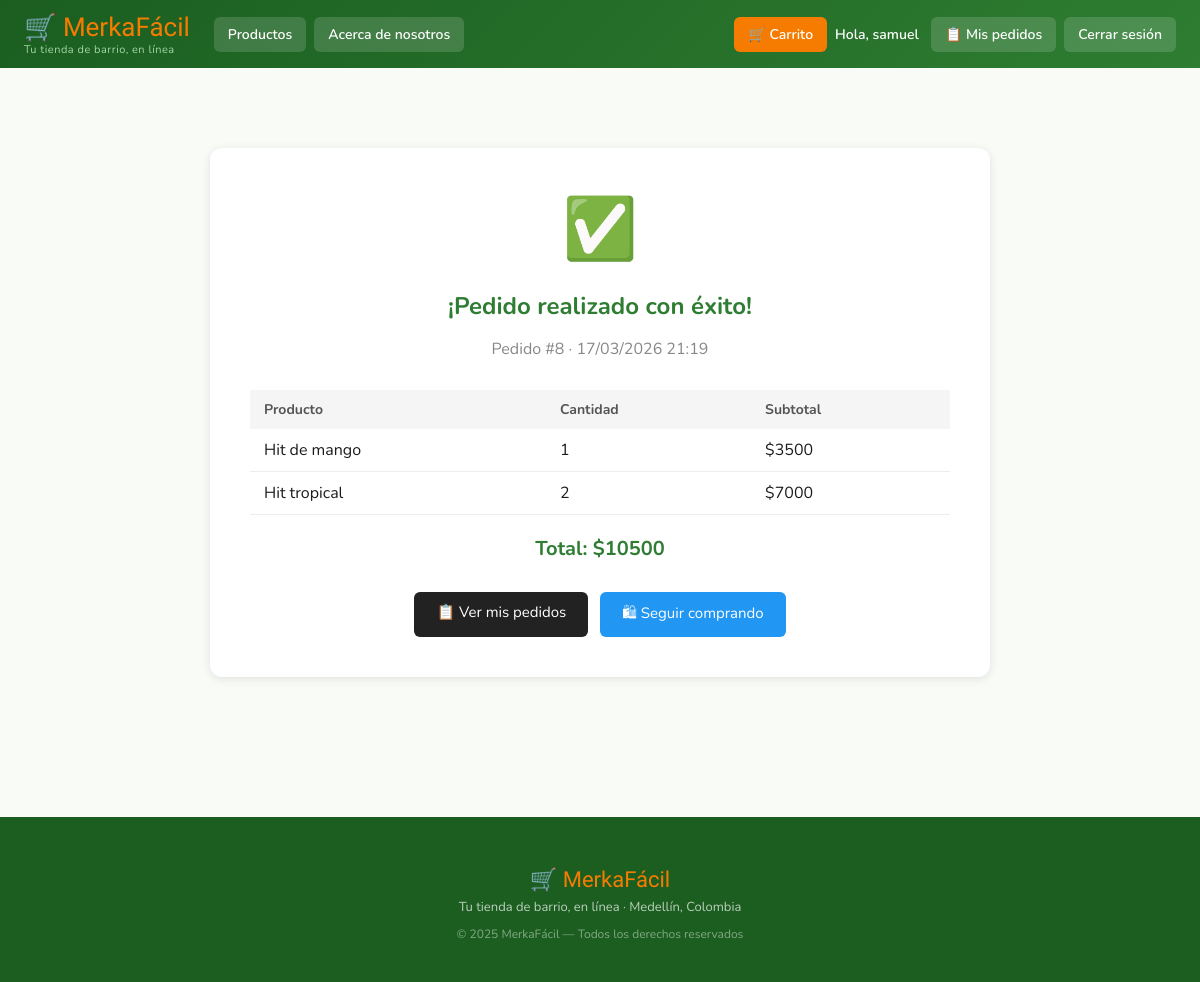
The app's page /carrito/confirmacion/8/ (signed in) with its own data.
### carrito/models.py (models this page shows, shortened)
class Pedido(models.Model):
    ESTADOS = [
        ('pendiente', 'Pendiente'),
        ('en_proceso', 'En proceso'),
        ('entregado', 'Entregado'),
        ('cancelado', 'Cancelado'),
    ]
    usuario = models.ForeignKey(User, on_delete=models.CASCADE, related_name='pedidos')
    fecha = models.DateTimeField(auto_now_add=True)
    total = models.DecimalField(max_digits=10, decimal_places=0)
    estado = models.CharField(max_length=20, choices=ESTADOS, default='pendiente')
    class Meta:
        ordering = ['-fecha']
        verbose_name = 'Pedido'
        verbose_name_plural = 'Pedidos'

class ItemPedido(models.Model):
    pedido = models.ForeignKey(Pedido, on_delete=models.CASCADE, related_name='items')
    producto_id = models.IntegerField()
    nombre = models.CharField(max_length=200)
    precio = models.DecimalField(max_digits=10, decimal_places=0)
    cantidad = models.IntegerField()
    imagen = models.CharField(max_length=500, blank=True)
    def subtotal(self):
        return self.precio * self.cantidad

### carrito/views.py (the view)
# urls.py: path("confirmacion/<int:pedido_id>/", views.confirmacion_pedido, name="confirmacion_pedido"),
@login_required
def confirmacion_pedido(request, pedido_id):
    pedido = get_object_or_404(Pedido, id=pedido_id, usuario=request.user)
    return render(request, "carrito/confirmacion.html", {"pedido": pedido})

### carrito/templates/carrito/confirmacion.html (shortened to what this page needs)
{% extends "base.html" %}
{% block content %}
<div class="confirmacion-container">
    <div class="icono-ok">✅</div>
    <h2>¡Pedido realizado con éxito!</h2>
    <p class="pedido-num">Pedido #{{ pedido.id }} · {{ pedido.fecha|date:"d/m/Y H:i" }}</p>
    <table>
        <thead>
            <tr>
                <th>Producto</th>
                <th>Cantidad</th>
                <th>Subtotal</th>
            </tr>
        </thead>
        <tbody>
            {% for item in pedido.items.all %}
            <tr>
                <td>{{ item.nombre }}</td>
                <td>{{ item.cantidad }}</td>
                <td>${{ item.subtotal|floatformat:0 }}</td>
            </tr>
            {% endfor %}
        </tbody>
    </table>
    <div class="total-final">Total: ${{ pedido.total|floatformat:0 }}</div>
    <div class="acciones">
        <a href="{% url 'mis_pedidos' %}" class="btn-pedidos">📋 Ver mis pedidos</a>
        <a href="{% url 'catalogo' %}" class="btn-seguir">🛍 Seguir comprando</a>
    </div>
</div>
{% endblock %}

### core/templates/base.html (shortened to what this page needs)
<html lang="es">
<head>
</head>
<body>
    <div class="navbar">
        <a href="/" class="brand-logo">
            <span class="brand-name">🛒 MerkaFácil</span>
            <span class="brand-slogan">Tu tienda de barrio, en línea</span>
        </a>
        <a href="{% url 'catalogo' %}"><button>Productos</button></a>
        <a href="{% url 'about' %}"><button>Acerca de nosotros</button></a>
        <a href="{% url 'carrito' %}" class="carrito-btn">
            <button>🛒 Carrito</button>
        </a>
        {% if user.is_authenticated %}
            <span class="user">Hola, {{ user.username }}</span>
            <a href="{% url 'mis_pedidos' %}"><button>📋 Mis pedidos</button></a>
            <a href="{% url 'logout' %}"><button>Cerrar sesión</button></a>
        {% else %}
            <a href="{% url 'login' %}"><button>Iniciar sesión</button></a>
            <a href="{% url 'signup' %}"><button>Registrarse</button></a>
        {% endif %}
    </div>
    <div class="content">
        {% block content %}{% endblock %}
    </div>
    <footer class="footer">
        <p class="footer-brand">🛒 MerkaFácil</p>
        <p class="footer-sub">Tu tienda de barrio, en línea · Medellín, Colombia</p>
        <p class="footer-copy">© 2025 MerkaFácil — Todos los derechos reservados</p>
    </footer>
</body>
</html>

### core/templates/base.html (style rules this page uses)
:root { --verde-principal: #2E7D32; --verde-oscuro: #1B5E20; --verde-claro: #A5D6A7; --naranja-marca: #F57C00; --fondo-suave: #F9FBF7; --texto-oscuro: #1B1B1B; --gris-medio: #757575; }
body { margin: 0; font-family: 'Nunito', sans-serif; background: var(--fondo-suave); color: var(--texto-oscuro); }
.navbar { background: linear-gradient(135deg, var(--verde-oscuro), var(--verde-principal)); padding: 12px 24px; display: flex; gap: 8px; align-items: center; flex-wrap: wrap; }
.brand-logo { text-decoration: none; margin-right: 16px; line-height: 1.2; }
.brand-logo .brand-name { font-family: 'Fredoka One', cursive; font-size: 26px; color: var(--naranja-marca); display: block; }
.brand-logo .brand-slogan { font-size: 11px; color: var(--verde-claro); letter-spacing: 0.5px; }
.navbar a:not(.brand-logo) { text-decoration: none; }
.navbar button { padding: 8px 14px; border: none; border-radius: 6px; background: rgba(255,255,255,0.15); color: white; font-size: 14px; font-family: 'Nunito', sans-serif; font-weight: 600; cursor: pointer; transition: background 0.2s; }
.carrito-btn { position: relative; display: inline-block; margin-left: auto; }
.carrito-btn button { background: var(--naranja-marca); }
.navbar .user { color: white; font-weight: 600; font-size: 14px; margin-right: 4px; }
.content { padding: 40px; }
.footer { background: var(--verde-oscuro); color: white; text-align: center; padding: 28px 24px; margin-top: 60px; }
.footer .footer-brand { font-family: 'Fredoka One', cursive; font-size: 22px; color: var(--naranja-marca); margin-bottom: 6px; }
.footer .footer-sub { font-size: 13px; opacity: 0.7; margin: 0; }
.footer .footer-copy { font-size: 12px; opacity: 0.45; margin-top: 10px; }

### carrito/templates/carrito/confirmacion.html (style rules this page uses)
.confirmacion-container { max-width: 700px; margin: 40px auto; background: white; border-radius: 12px; padding: 40px; box-shadow: 0 2px 10px rgba(0,0,0,0.1); text-align: center; }
.icono-ok { font-size: 60px; margin-bottom: 10px; }
h2 { color: #2e7d32; margin-bottom: 6px; }
.pedido-num { color: #888; margin-bottom: 30px; }
table { width: 100%; border-collapse: collapse; text-align: left; margin-bottom: 20px; }
th { background: #f5f5f5; padding: 10px 14px; font-size: 14px; color: #555; }
td { padding: 10px 14px; border-bottom: 1px solid #eee; }
.total-final { font-size: 20px; font-weight: bold; color: #2e7d32; margin: 16px 0 30px; }
.acciones { display: flex; gap: 12px; justify-content: center; flex-wrap: wrap; }
.btn-pedidos { background: #222; color: white; padding: 10px 22px; border-radius: 6px; text-decoration: none; font-size: 15px; }
.btn-seguir { background: #2196F3; color: white; padding: 10px 22px; border-radius: 6px; text-decoration: none; font-size: 15px; }

### records on screen
Pedido: id "8", fecha "17/03/2026 21:19", total "10500"
ItemPedido: nombre "Hit de mango", cantidad "1", subtotal "3500"
ItemPedido: nombre "Hit tropical", cantidad "2", subtotal "7000"

### other values on screen
{{ user.username }} "samuel"
